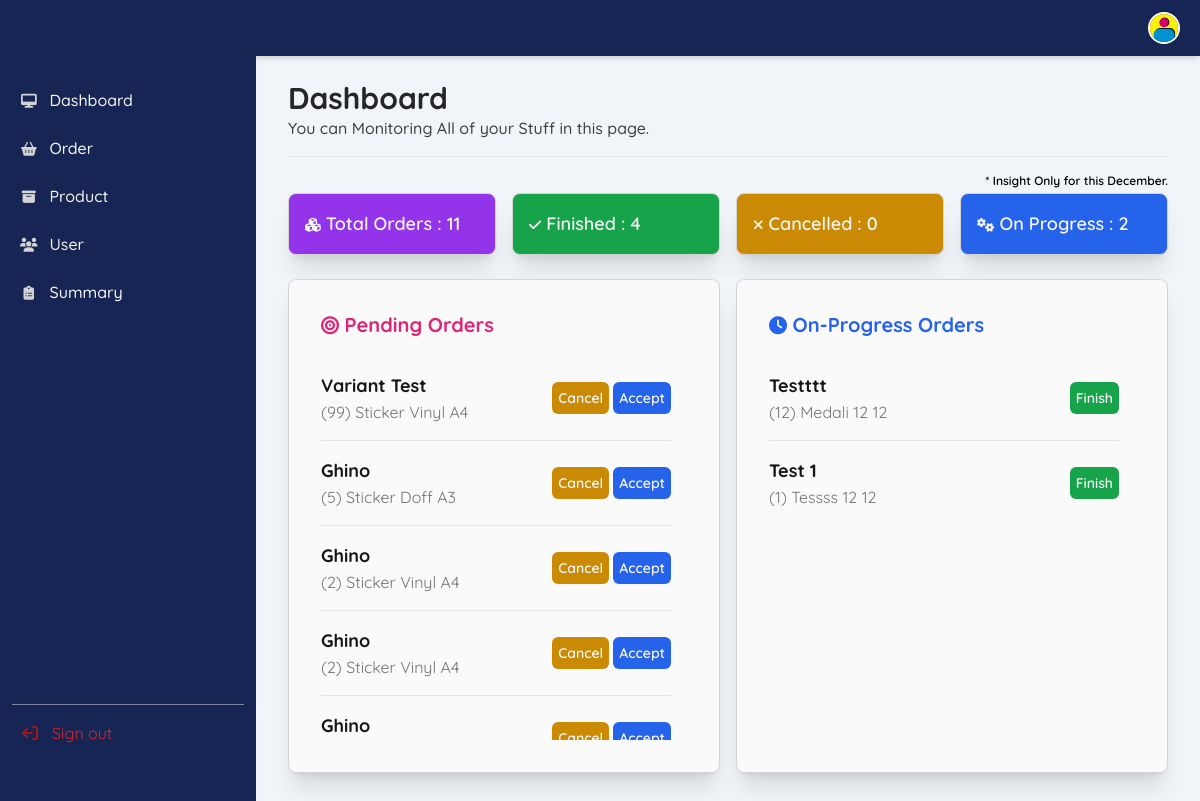
Page /dashboard.php (signed in) on the committed database.
### tables this page shows
CREATE TABLE `menu` (
  `menu_id` int(11) NOT NULL,
  `menu_title` varchar(20) NOT NULL,
  `menu_url` varchar(100) NOT NULL,
  `menu_icon` varchar(255) NOT NULL,
  `menu_access` varchar(100) NOT NULL
);

CREATE TABLE `book` (
  `book_id` int(11) NOT NULL,
  `book_by` varchar(255) NOT NULL,
  `product_name` varchar(255) NOT NULL,
  `size` varchar(255) NOT NULL,
  `type` varchar(255) NOT NULL,
  `total` int(11) NOT NULL,
  `qty` int(11) NOT NULL,
  `status` int(11) NOT NULL,
  `book_date` date NOT NULL
);

### dashboard.php (the view, shortened to what this page needs)
<?php
include_once 'conn.php';
$year = date('Y');
$month = date('m');
$order = "SELECT * FROM `book` WHERE MONTH(book_date) = '$month' AND YEAR(book_date) = '$year';";
$order_query = mysqli_query($con, $order);
$count_order = mysqli_num_rows($order_query);
$finished = "SELECT * FROM `book` WHERE MONTH(book_date) = '$month' AND YEAR(book_date) = '$year' AND status='1';";
$finished_query = mysqli_query($con, $finished);
$count_finished = mysqli_num_rows($finished_query);
$cancelled = "SELECT * FROM `book` WHERE MONTH(book_date) = '$month' AND YEAR(book_date) = '$year' AND status='3';";
$cancelled_query = mysqli_query($con, $cancelled);
$count_cancelled = mysqli_num_rows($cancelled_query);
$progress = "SELECT * FROM `book` WHERE MONTH(book_date) = '$month' AND YEAR(book_date) = '$year' AND status='2';";
$progress_query = mysqli_query($con, $progress);
$count_progress = mysqli_num_rows($progress_query)
   ?>
<!DOCTYPE html>
<html lang="en">
<head>
   <script src="https://cdn.tailwindcss.com"></script>
   <link href="https://cdnjs.cloudflare.com/ajax/libs/flowbite/2.3.0/flowbite.min.css" rel="stylesheet" />
   <link href="assets/css/custom.css" rel="stylesheet">
   <link rel="stylesheet" href="https://cdnjs.cloudflare.com/ajax/libs/font-awesome/6.5.2/css/all.min.css"
 />
</head>
<body class="bg-slate-100">
   <?php include '_navside.php' ?>
   <div class="p-4 sm:ml-64">
      <div class="p-4 mt-12">
         <div class="w-full">
            <h2 class="text-neutral-800 font-bold text-3xl">
               Dashboard
            </h2>
            <p class="text-neutral-700 font-medium">You can Monitoring All of your Stuff in this page.</p>
            <hr class="w-full bg-blue-950 rounded mt-4">
         </div>
         <div class="w-full mt-4">
            <p class="pb-1 text-xs font-semibold text-right">* Insight Only for this <?= date('F') ?>.</p>
            <div class="columns-1 md:columns-2 lg:columns-4 gap-4">
               <div
                  class="p-4 bg-purple-600 text-neutral-100 font-semibold text-lg rounded-lg mb-2 border-neutral-300 border shadow-xl">
                  <p><i class="fa fa-cubes text-sm"></i> Total Orders : <?= $count_order ?></p>
               </div>
               <div
                  class="p-4 bg-green-600 text-neutral-100 font-semibold text-lg rounded-lg mb-2 border-neutral-300 border shadow-xl">
                  <p><i class="fa fa-check text-sm"></i> Finished : <?= $count_finished ?></p>
               </div>
               <div
                  class="p-4 bg-yellow-600 text-neutral-100 font-semibold text-lg rounded-lg mb-2 border-neutral-300 border shadow-xl">
                  <p><i class="fa fa-times text-sm"></i> Cancelled : <?= $count_cancelled ?></p>
               </div>
               <div
                  class="p-4 bg-blue-600 text-neutral-100 font-semibold text-lg rounded-lg mb-2 border-neutral-300 border shadow-xl">
                  <p><i class="fa fa-gears text-sm"></i> On Progress : <?= $count_progress ?></p>
               </div>
            </div>
         </div>
         <div class="w-full mt-4">
            <div class="flex flex-wrap">
               <div class="w-full lg:w-3/6 max-h-96 pr-0 lg:pr-2">
                  <div class="w-full p-4 bg-neutral-50 border border-neutral-300 rounded-lg shadow-xl sm:p-8">
                     <div class="flex items-center justify-between mb-4">
                        <h5 class="text-xl font-bold leading-none text-pink-600"><i
                              class="fa fa-bullseye animate-pulse text-lg text-pink-600"></i> Pending Orders</h5>
                     </div>
                     <div class="flow-root">
                        <ul role="list" class="divide-y divide-neutral-200 h-screen max-h-96 overflow-y-scroll pr-4">
                           <?php
                           include_once 'conn.php';
                           $query = mysqli_query($con, "SELECT * FROM book WHERE status='4' ");
                           while ($book = mysqli_fetch_array($query)) { ?>
                              <form action="details_helper.php" method="post">
                                 <li class="py-3 sm:py-4">
                                    <div class="flex items-center">
                                       <div class="flex-1 min-w-0">
                                          <p class="text-lg font-bold text-neutral-900 truncate">
                                             <?= $book['book_by'] ?>
                                          </p>
                                          <p class="text-md text-neutral-500 truncate">
                                             <span>(<?= $book['qty'] ?>)</span>
                                             <span><?= $book['product_name'] ?></span>
                                             <span><?= $book['type'] ?></span>
                                             <span><?= $book['size'] ?></span>
                                          </p>
                                       </div>
                                       <div
                                          class="inline-flex items-center text-base font-semibold text-neutral-900 space-x-1">
                                          <button type="submit" name="cancel-order"
                                             class="p-1.5 text-sm bg-yellow-600 hover:bg-yellow-700 text-neutral-100 rounded-md">Cancel</button>
                                          <button type="submit" name="progress-order"
                                             class="p-1.5 text-sm bg-blue-600 hover:bg-blue-700 text-neutral-100 rounded-md">Accept</button>
                                       </div>
                                    </div>
                                 </li>
                              </form>
                           <?php } ?>
                        </ul>
                     </div>
                  </div>
               </div>
               <div class="w-full lg:w-3/6 max-h-96 pl-0 lg:pl-2 py-32 lg:py-0">
                  <div class="w-full p-4 bg-neutral-50 border border-neutral-300 rounded-lg shadow-xl sm:p-8">
                     <div class="flex items-center justify-between mb-4">
                        <h5 class="text-xl font-bold leading-none text-blue-600"><i
                              class="fa fa-clock animate-spin text-lg text-blue-600"></i> On-Progress Orders</h5>
                     </div>
                     <div class="flow-root">
                        <ul role="list" class="divide-y divide-neutral-200 h-screen max-h-96 overflow-y-scroll pr-4">
                           <?php
                           include_once 'conn.php';
                           $query = mysqli_query($con, "SELECT * FROM book WHERE status='2' ");
                           while ($book = mysqli_fetch_array($query)) { ?>
                              <form action="details_helper.php" method="post">
                                 <li class="py-3 sm:py-4">
                                    <div class="flex items-center">
                                       <div class="flex-1 min-w-0">
                                          <p class="text-lg font-bold text-neutral-900 truncate">
                                             <?= $book['book_by'] ?>
                                          </p>
                                          <p class="text-md text-neutral-500 truncate">
                                             <span>(<?= $book['qty'] ?>)</span>
                                             <span><?= $book['product_name'] ?></span>
                                             <span><?= $book['type'] ?></span>
                                             <span><?= $book['size'] ?></span>
                                          </p>
                                       </div>
                                       <div
                                          class="inline-flex items-center text-base font-semibold text-neutral-900 space-x-1">
                                          <button type="submit" name="done-order"
                                             class="p-1.5 text-sm bg-green-600 hover:bg-blue-700 text-neutral-100 rounded-md">Finish</button>
                                       </div>
                                    </div>
                              </form>
                           <?php } ?>
                        </ul>
                     </div>
                  </div>
               </div>
            </div>
         </div>
      </div>
   </div>
</body>
</html>

### _navside.php (shortened to what this page needs)
<nav class="fixed top-0 z-30 w-full bg-blue-950 shadow-md">
  <div class="px-3 py-3 lg:px-5 lg:pl-3">
    <div class="flex items-center justify-between">
      <div class="flex items-center justify-start rtl:justify-end">
        <a href="dashboard.php" class="flex ms-2 md:me-24">
          <p class="text-neutral-100 font-regular invisible md:visible">PRINT<span class="font-bold">MAX</span></p>
        </a>
      </div>
      <div class="flex items-center">
        <div class="flex items-center ms-3">
          <div>
            <button type="button" class="flex text-sm bg-gray-800 rounded-full focus:ring-4 focus:ring-gray-300" aria-expanded="false" data-dropdown-toggle="dropdown-user">
              <img class="w-8 h-8 rounded-full border-white border-2" src="assets/img/system/avatar.png" alt="user photo">
            </button>
          </div>
        </div>
      </div>
    </div>
  </div>
</nav>
<aside id="logo-sidebar" class="fixed top-0 left-0 z-40 w-64 h-screen pt-20 transition-transform -translate-x-full bg-blue-950 sm:translate-x-0" aria-label="Sidebar">
  <div class="h-full px-3 pb-4 overflow-y-auto bg-blue-950">
    <ul class="space-y-2 font-regular">
      <?php
      include_once 'conn.php';
      $role_id = $_SESSION['role_id'];
      $query = mysqli_query($con, "SELECT * FROM menu WHERE menu_access LIKE '%$role_id%'");
      while ($menus = mysqli_fetch_array($query)) {
      ?>
        <li class="hover:bg-neutral-950 rounded-lg hover:opacity-50">
          <a href="<?= $menus['menu_url']; ?>" class="flex items-center p-2 text-neutral-100 rounded-lg font-medium">
            <i class="fa <?= $menus['menu_icon']; ?> fa-sm fa-fw text-neutral-300"></i>
            <span class="ms-3 ml-2"><?= $menus['menu_title']; ?></span>
          </a>
        </li>
      <?php } ?>
      <li class="pt-96">
        <hr class="opacity-50">
      </li>
      <li class="hover:bg-neutral-950 rounded-lg hover:opacity-50">
        <a href="signout.php" class="flex items-center p-2 text-red-600 rounded-lg">
          <i class="fa fa-sign-out fa-rotate-180 fa-md fa-fw text-red-800"></i>
          <span class="ms-3 ml-2">Sign out</span>
        </a>
      </li>
    </ul>
  </div>
</aside>

### assets/css/custom.css (style rules this page uses)
body { font-family: "Quicksand", sans-serif; font-optical-sizing: auto; }

### rows in the picture
menu: menu_title "Dashboard"
menu: menu_title "Order"
menu: menu_title "Product"
menu: menu_title "User"
menu: menu_title "Summary"
book: book_by "Variant Test", qty "99", product_name "Sticker", type "Vinyl", size "A4"
book: book_by "Ghino", qty "5", product_name "Sticker", type "Doff", size "A3"
book: book_by "Ghino", qty "2", product_name "Sticker", type "Vinyl", size "A4"
book: book_by "Ghino", qty "2", product_name "Sticker", type "Vinyl", size "A4"
book: book_by "Ghino"
book: book_by "Testttt", qty "12", product_name "Medali", type "12", size "12"
book: book_by "Test 1", qty "1", product_name "Tessss", type "12", size "12"

### other values in the picture
$count_order "11"
$count_finished "4"
$count_cancelled "0"
$count_progress "2"
